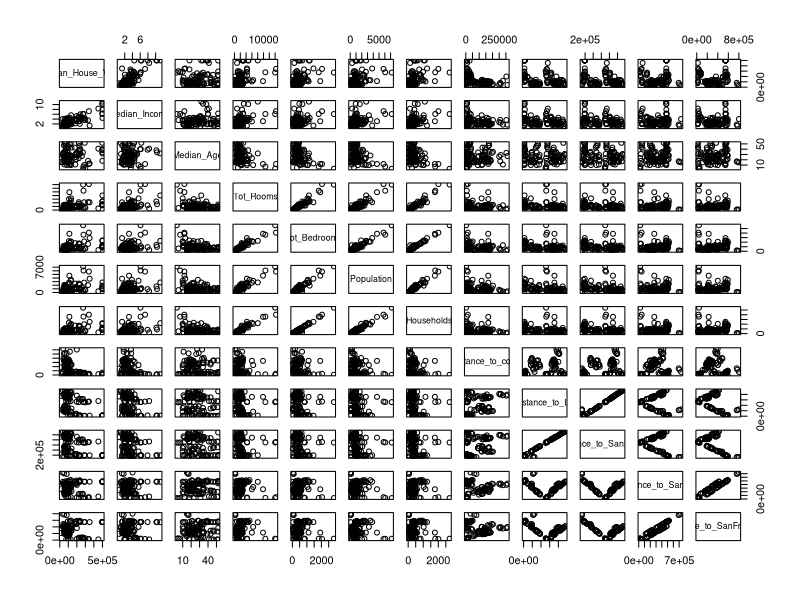
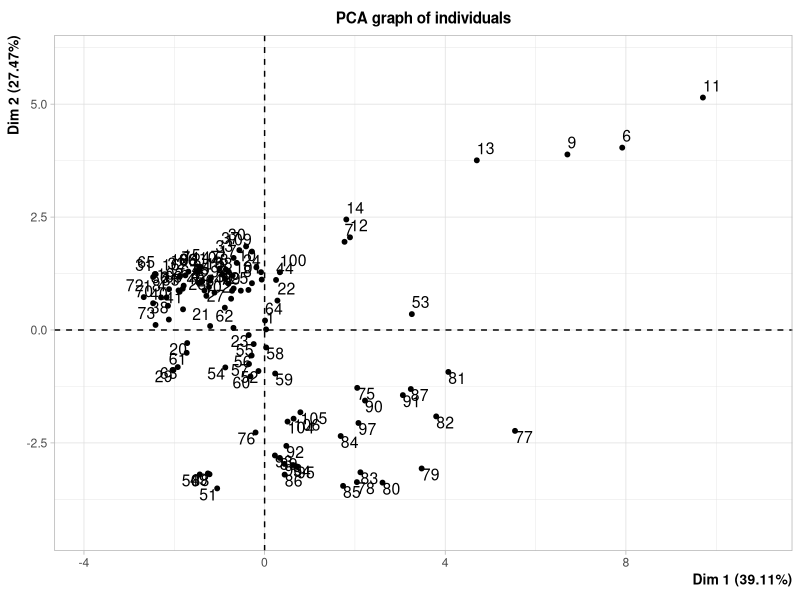
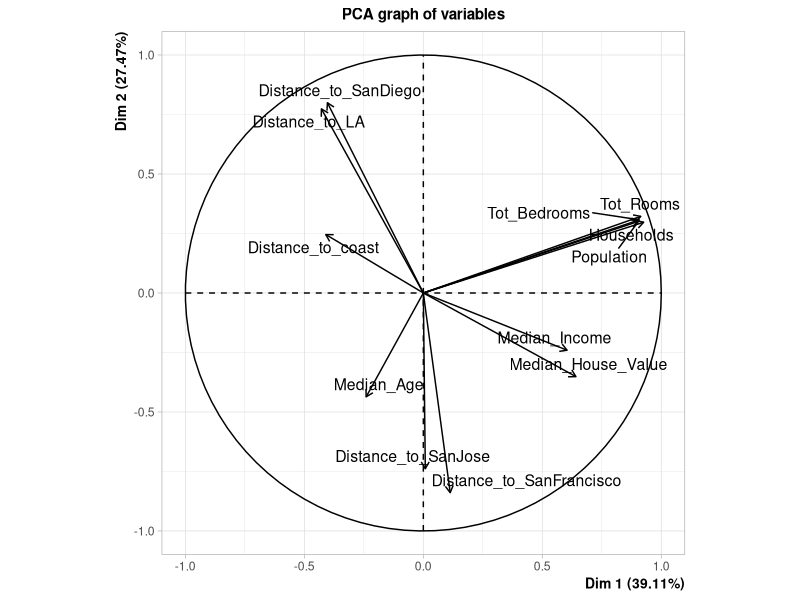
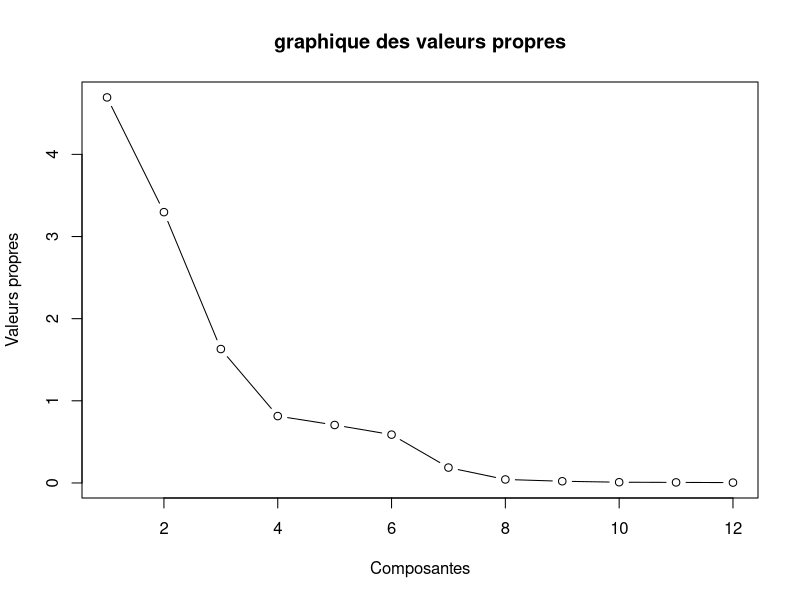
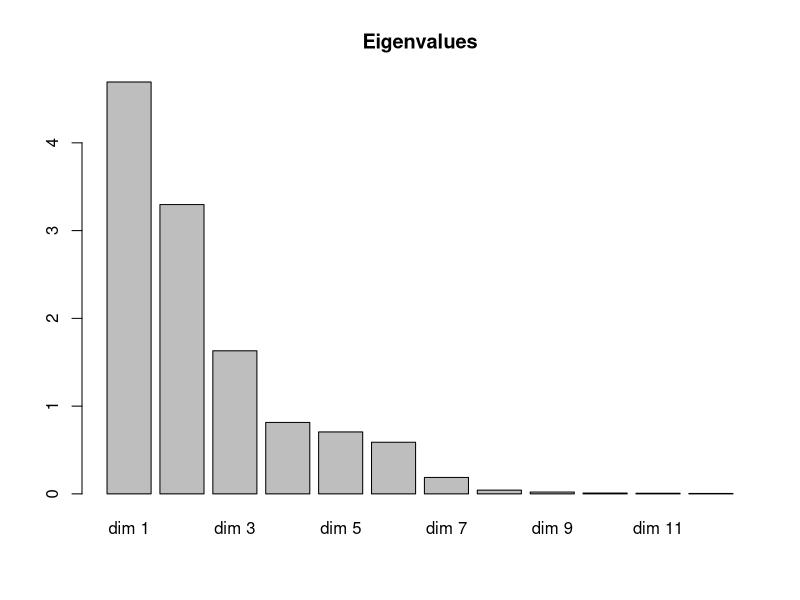
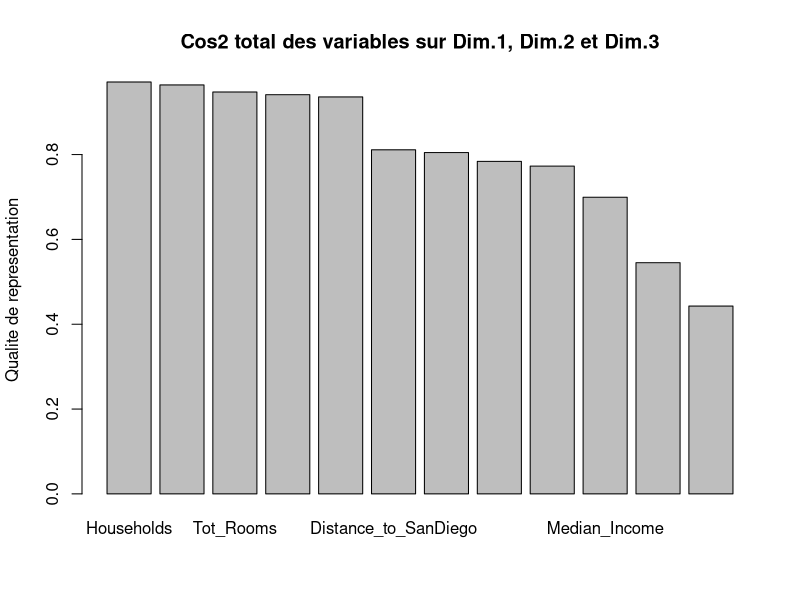
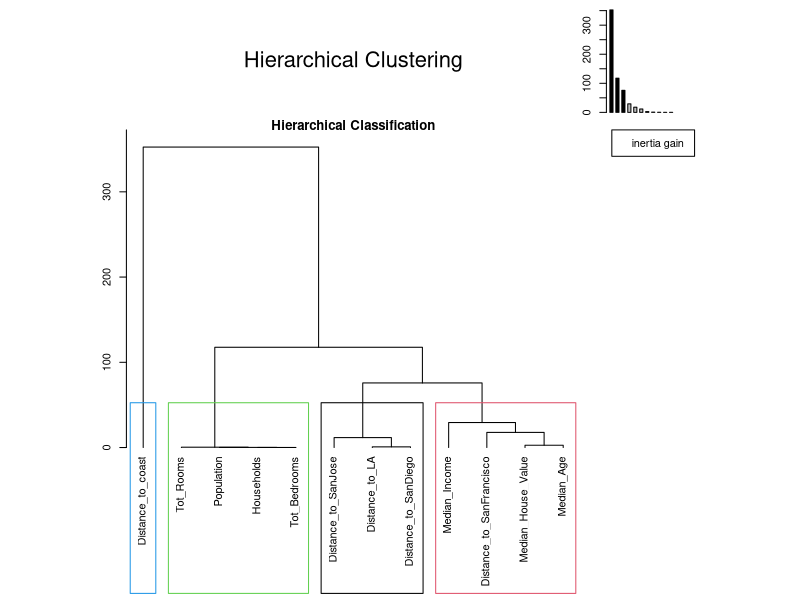
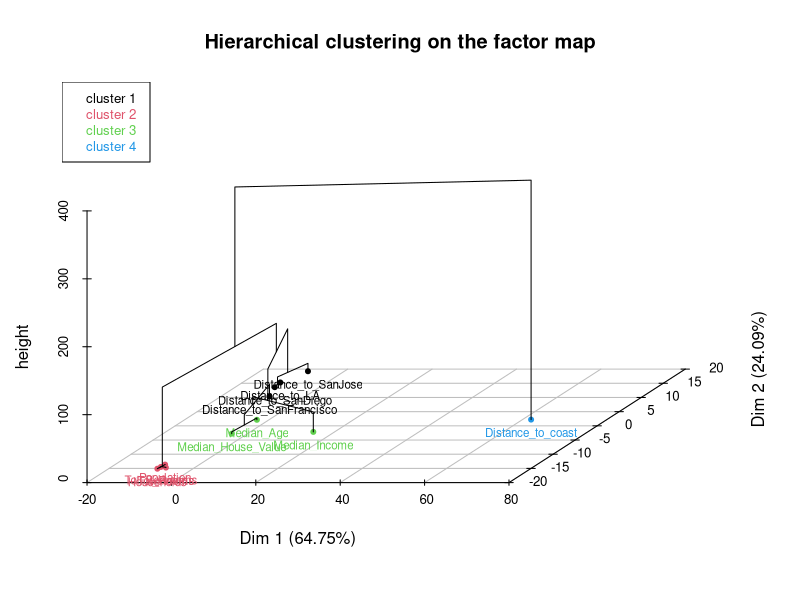

The R source for these figures, in order:
## --------------------------------------------------------------------------------------------------------------------
library(readxl)
data_house <- read_excel("California_Houses.xlsx")
data_house$Median_Income <- as.numeric(data_house$Median_Income)
data_house$Distance_to_coast <- as.numeric(data_house$Distance_to_coast)
data_house$Distance_to_LA <- as.numeric(data_house$Distance_to_LA)
data_house$Distance_to_SanDiego <- as.numeric(data_house$Distance_to_SanDiego)
data_house$Distance_to_SanJose <- as.numeric(data_house$Distance_to_SanJose)
data_house$Distance_to_SanFrancisco <- as.numeric(data_house$Distance_to_SanFrancisco)


## --------------------------------------------------------------------------------------------------------------------
summary(data_house)
str(data_house)


## --------------------------------------------------------------------------------------------------------------------
pairs(data_house)


## --------------------------------------------------------------------------------------------------------------------
library(FactoMineR)
res<-PCA(data_house,axes=c(1,2))
attributes(res)


## --------------------------------------------------------------------------------------------------------------------
library(psych)
KMO(cor(data_house))




## --------------------------------------------------------------------------------------------------------------------
res$eig[,1]



## --------------------------------------------------------------------------------------------------------------------
res$eig[,2]



## --------------------------------------------------------------------------------------------------------------------
res$eig[,3]



## --------------------------------------------------------------------------------------------------------------------
plot(1:12,res$eig[,1],type="b",ylab="Valeurs propres",xlab="Composantes",main="graphique des valeurs propres")
barplot(res$eig[,1],main="Eigenvalues", names.arg=paste("dim",1:nrow(res$eig)))


## --------------------------------------------------------------------------------------------------------------------
nrow(res$eig)
var(res$eig[1:12,1])*11/(var(res$eig[,1])*11)
#supérieur à 0,05 
var(res$eig[2:12,1])*10/(var(res$eig[,1])*11)
#supérieur à 0,05
var(res$eig[3:12,1])*9/(var(res$eig[,1])*11)
#supérieur à 0,05
var(res$eig[4:12,1])*8/(var(res$eig[,1])*11)
#inférieur à 0,05 





## --------------------------------------------------------------------------------------------------------------------
print(res$var$cos2,digit=2)


## --------------------------------------------------------------------------------------------------------------------
print(t(apply(res$var$cos2,1,cumsum)),digit=2)


## --------------------------------------------------------------------------------------------------------------------

cos_totale<-sort(t(apply(res$var$cos2,1,cumsum))[,3],decreasing=TRUE)
print(t(apply(res$var$cos2,1,cumsum))[,1:3],digit=2)
barplot(cos_totale,ylab="Qualite de representation",main="Cos2 total des variables sur Dim.1, Dim.2 et Dim.3")




## --------------------------------------------------------------------------------------------------------------------
for (i in 1:12){
if (0.7 < cos_totale[i] ) print(cos_totale[i])
}



## --------------------------------------------------------------------------------------------------------------------

for (i in 1:12){
if (0.5<cos_totale[i]&& cos_totale[i]<0.7) print(cos_totale[i])
}




## --------------------------------------------------------------------------------------------------------------------
for (i in 1:12){
if ( cos_totale[i]< 0.5) print(cos_totale[i])
}



## --------------------------------------------------------------------------------------------------------------------
contrib<-data.frame(res$var$contrib)
print(res$var$contrib,digit=2)



## --------------------------------------------------------------------------------------------------------------------
cah<-HCPC(contrib,nb.clust=-1)
cah$desc.var



## --------------------------------------------------------------------------------------------------------------------

plot(res$var$cor[,1],res$var$cor[,2],xlab="Dim 1",ylab="Dim 2")



## --------------------------------------------------------------------------------------------------------------------
dim1=res$var$cor[,1]
for (i in 1:12){
if (abs(dim1[i])>0.9) print(dim1[i])
}



## --------------------------------------------------------------------------------------------------------------------
print(res$ind$cos2,digit=2)


## --------------------------------------------------------------------------------------------------------------------
head(t(apply(res$ind$cos2,1,cumsum)),digit=2)


## --------------------------------------------------------------------------------------------------------------------

cos_totale_ind<-sort(t(apply(res$ind$cos2,1,cumsum))[,3],decreasing=TRUE)
head(t(apply(res$ind$cos2,1,cumsum))[,1:3],digit=2)
barplot(cos_totale_ind,ylab="Qualite de representation",main="Cos2 total d'individus sur Dim.1, Dim.2 et Dim.3")




## --------------------------------------------------------------------------------------------------------------------
for (i in 1:109){
if (0.7 < cos_totale_ind[i] ) print(cos_totale_ind[i])
}



## --------------------------------------------------------------------------------------------------------------------

for (i in 1:109){
if (0.5<cos_totale_ind[i]&& cos_totale_ind[i]<0.7) print(cos_totale_ind[i])
}




## --------------------------------------------------------------------------------------------------------------------
for (i in 1:109){
if ( cos_totale_ind[i]< 0.5) print(cos_totale_ind[i])
}



## --------------------------------------------------------------------------------------------------------------------
contrib_ind<-data.frame(res$ind$contrib)
print(res$ind$contrib,digit=2)


## --------------------------------------------------------------------------------------------------------------------
cah_ind<-HCPC(contrib_ind,nb.clust=-1)
cah_ind$desc.var


## --------------------------------------------------------------------------------------------------------------------
plot(res,invisible="var")
#plot(res$ind$coord[,1],res$ind$coord[,2],xlab="Dim 1",ylab="Dim 2")


## --------------------------------------------------------------------------------------------------------------------
plot(res$ind$coord[,1],res$ind$coord[,2],xlab="Dim 1",ylab="Dim 2")
